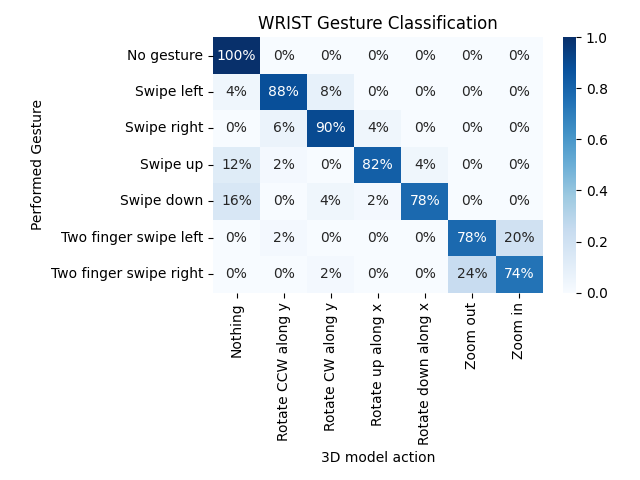

The Python source for this figure:
import numpy as np
import matplotlib.pyplot as plt
import seaborn as sns

cf_matrix = np.array([[50, 2, 0, 6, 8, 0, 0],
[0, 44, 3, 1, 0, 1, 0],
[0, 4, 45, 0, 2, 0, 1],
[0, 0, 2, 41, 1, 0, 0],
[0, 0, 0, 2, 39, 0, 0],
[0, 0, 0, 0, 0, 39, 12],
[0, 0, 0, 0, 0, 10, 37]])

ax = sns.heatmap(cf_matrix.T/50, annot=True, fmt='.0%', cmap='Blues')

ax.set_title('WRIST Gesture Classification')
ax.set_ylabel('\nPerformed Gesture')
ax.set_xlabel('3D model action')

ax.yaxis.set_ticklabels(["No gesture", "Swipe left", "Swipe right", "Swipe up",
                         "Swipe down", "Two finger swipe left",
                         "Two finger swipe right"])
ax.xaxis.set_ticklabels(["Nothing", "Rotate CCW along y", "Rotate CW along y",
                         "Rotate up along x",
                         "Rotate down along x", "Zoom out",
                         "Zoom in"])

plt.xticks(rotation=90)
plt.yticks(rotation=0)

# plt.show()
plt.tight_layout()
plt.savefig("confusion_matrix.png")
